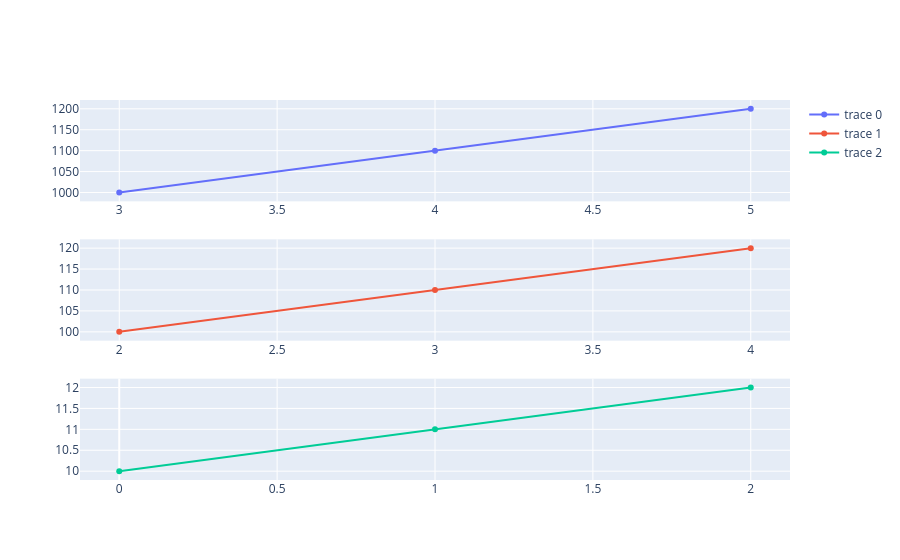

Here is the notebook cell this chart was saved with:
### Code cell
fig = make_subplots(rows =3, cols =1)
fig.append_trace(go.Scatter(
    x=[3,4,5],
    y=[1000,1100,1200],
), row=1, col=1)
fig.append_trace(go.Scatter(
    x=[2,3,4],
    y=[100,110,120],
), row=2, col=1)
fig.append_trace(go.Scatter(
    x=[0,1,2],
    y=[10,11,12],
), row=3, col=1)
fig.show()

### Figure 1 — Plotly figure (JSON) as saved in the notebook; plotly's stock layout.template omitted (floating-point values rounded to 4 significant figures)
{"data": [{"type": "scatter", "x": [3, 4, 5], "xaxis": "x", "y": [1000, 1100, 1200], "yaxis": "y"}, {"type": "scatter", "x": [2, 3, 4], "xaxis": "x2", "y": [100, 110, 120], "yaxis": "y2"}, {"type": "scatter", "x": [0, 1, 2], "xaxis": "x3", "y": [10, 11, 12], "yaxis": "y3"}], "layout": {"xaxis": {"anchor": "y", "domain": [0, 1]}, "xaxis2": {"anchor": "y2", "domain": [0, 1]}, "xaxis3": {"anchor": "y3", "domain": [0, 1]}, "yaxis": {"anchor": "x", "domain": [0.7333, 1]}, "yaxis2": {"anchor": "x2", "domain": [0.3667, 0.6333]}, "yaxis3": {"anchor": "x3", "domain": [0, 0.2667]}}}
